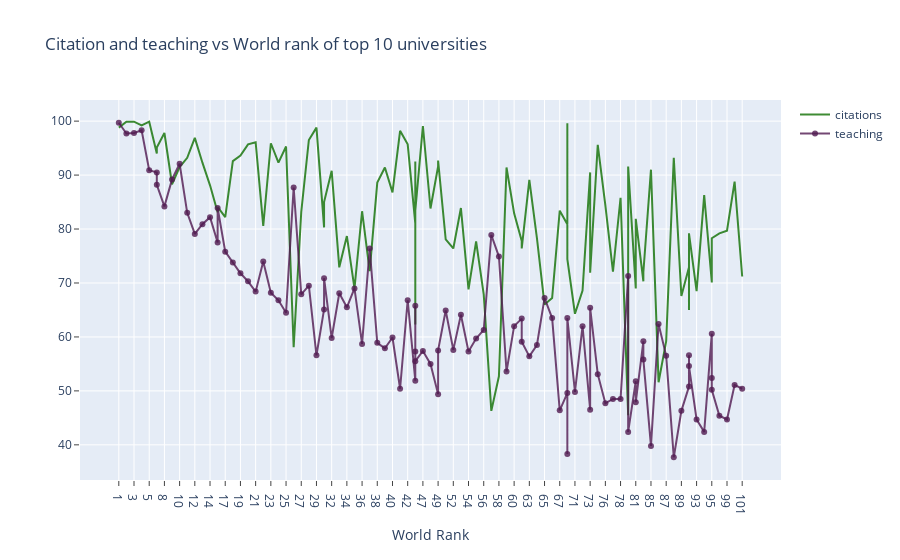

Here is the notebook cell this chart was saved with:
### Markdown cell above
## line chart
line chart example: citation and teaching vs world rank of top 100 universities
* import graph_objs as *go*
* creating traces
    * x = x axis
    * y = y axis
    * mode = type of plot like *marker, line or line + marker*
    * name = name of the plot
    * marker = marker is used with dictionaries
        * color = color of lines. it takes RGB and opacity
    * text = the hover text (hover is curser)
* data = is a list that we ad traces into it
* layout = {}
    * title = {}
    * x axis = {}
        * title = labels of x axis
        * ticklen = length of x axis ticks
        * zeroline = showing zero line or not
* fig = it includes data and fig
* iplot() = plots the figure(fig) that is created by data and layout

### Code cell
import plotly.graph_objs as go

df = times_data.loc[:100, :]

trace1 = go.Scatter(
    x=df.world_rank,
    y=df.citations,
    mode='lines',
    name='citations',
    marker=dict(color='rgba(16, 112, 2, 0.8)'),
    text=df.university_name
)
trace2 = go.Scatter(
    x=df.world_rank,
    y=df.teaching,
    mode='lines+markers',
    name='teaching',
    marker=dict(color='rgba(80, 26, 80, 0.8)'),
    text=df.university_name
  )
data = [trace1, trace2]
layout = dict(
    title='Citation and teaching vs World rank of top 10 universities',
    xaxis=dict(
        title='World Rank',
        ticks='outside',
        ticklen=5,
        zeroline=True, # not working
        zerolinewidth=12
    ),
    yaxis=dict(
        ticks='outside',
        ticklen=5,
        zeroline=True, # not working
        zerolinewidth=12
    )
)
fig = dict(
    data=data,
    layout=layout
)
# print(fig)

iplot(fig)

### Figure 1 — Plotly figure (JSON) as saved in the notebook; plotly's stock layout.template omitted (floating-point values rounded to 4 significant figures)
{"data": [{"marker": {"color": "rgba(16, 112, 2, 0.8)"}, "mode": "lines", "name": "citations", "text": ["Harvard University", "California Institute of Technology", "Massachusetts Institute of Technology", "Stanford University", "Princeton University", "University of Cambridge", "University of Oxford", "University of California, Berkeley", "Imperial College London", "Yale University", "University of California, Los Angeles", "University of Chicago", "Johns Hopkins University", "Cornell University", "ETH Zurich – Swiss Federal Institute of Technology Zurich", "University of Michigan", "University of Toronto", "Columbia University", "University of Pennsylvania", "Carnegie Mellon University", "University of Hong Kong", "University College London", "University of Washington", "Duke University", "Northwestern University", "University of Tokyo", "Georgia Institute of Technology", "Pohang University of Science and Technology", "University of California, Santa Barbara", "University of British Columbia", "University of North Carolina at Chapel Hill", "University of California, San Diego", "University of Illinois at Urbana-Champaign", "National University of Singapore", "McGill University", "University of Melbourne", "Peking University", "Washington University in St Louis", "École Polytechnique", "University of Edinburgh", "Hong Kong University of Science and Technology", "École Normale Supérieure", "Australian National University", "Karolinska Institute", "University of Göttingen", "University of Wisconsin", "Rice University", "École Polytechnique Fédérale de Lausanne", "University of California, Irvine", "University of Science and Technology of China", "Vanderbilt University", "University of Minnesota", "Tufts University", "University of California, Davis", "Brown University", "University of Massachusetts", "Kyoto University", "Tsinghua University", "Boston University", "New York University", "Emory University", "LMU Munich", "University of Notre Dame", "University of Pittsburgh", "Case Western Reserve University", "Ohio State University", "University of Colorado Boulder", "University of Bristol", "University of California, Santa Cruz", "Yeshiva University", "University of Sydney", "University of Virginia", "University of Adelaide", "University of Southern California", "William & Mary", "Trinity College Dublin", "King’s College London", "Stony Brook University", "Korea Advanced Institute of Science and Technology (KAIST)", "University of Sussex", "The University of Queensland", "University of York", "Heidelberg University", "University of Utah", "Durham University", "London School of Economics and Political Science", "University of Manchester", "Royal Holloway, University of London", "Lund University", "University of Southampton", "University of Zurich", "Wake Forest University", "McMaster University", "University College Dublin", "George Washington University", "University of Arizona", "University of Basel", "University of Maryland, College Park", "Dartmouth College", "École Normale Supérieure de Lyon", "Technical University of Munich"], "type": "scatter", "x": ["1", "2", "3", "4", "5", "6", "6", "8", "9", "10", "11", "12", "13", "14", "15", "15", "17", "18", "19", "20", "21", "22", "23", "24", "25", "26", "27", "28", "29", "30", "30", "32", "33", "34", "35", "36", "37", "38", "39", "40", "41", "42", "43", "43", "43", "43", "47", "48", "49", "49", "51", "52", "53", "54", "55", "56", "57", "58", "59", "60", "61", "61", "63", "64", "65", "66", "67", "68", "68", "68", "71", "72", "73", "73", "75", "76", "77", "78", "79", "79", "81", "81", "83", "83", "85", "86", "87", "88", "89", "90", "90", "90", "93", "94", "95", "95", "95", "98", "99", "100", "101"], "y": [98.8, 99.9, 99.9, 99.2, 99.9, 94, 95.1, 97.8, 88.3, 91.5, 93.2, 96.9, 92.3, 88.1, 83.1, 84.1, 82.2, 92.6, 93.6, 95.7, 96.1, 80.6, 95.9, 92.3, 95.3, 58.1, 83.2, 96.5, 98.8, 80.3, 85, 90.8, 72.9, 78.7, 69, 83.3, 72.2, 88.6, 91.4, 86.8, 98.2, 95.7, 81, 62.3, 92.5, 83.4, 99.1, 83.8, 91.6, 92.7, 78.1, 76.4, 83.9, 68.8, 77.7, 67.9, 46.3, 52.7, 91.4, 82.9, 77.8, 76.4, 89.1, 78.3, 66, 67.2, 83.4, 80.9, 99.6, 74.4, 64.3, 68.6, 90.5, 71.9, 95.6, 84.4, 72.1, 85.8, 45.5, 91.6, 69, 81.9, 70.3, 72, 91, 51.6, 59.2, 93.2, 67.6, 72.9, 65, 79.2, 68.5, 86.3, 70.2, 70.1, 78.3, 79.2, 79.7, 88.8, 71.2]}, {"marker": {"color": "rgba(80, 26, 80, 0.8)"}, "mode": "lines+markers", "name": "teaching", "text": ["Harvard University", "California Institute of Technology", "Massachusetts Institute of Technology", "Stanford University", "Princeton University", "University of Cambridge", "University of Oxford", "University of California, Berkeley", "Imperial College London", "Yale University", "University of California, Los Angeles", "University of Chicago", "Johns Hopkins University", "Cornell University", "ETH Zurich – Swiss Federal Institute of Technology Zurich", "University of Michigan", "University of Toronto", "Columbia University", "University of Pennsylvania", "Carnegie Mellon University", "University of Hong Kong", "University College London", "University of Washington", "Duke University", "Northwestern University", "University of Tokyo", "Georgia Institute of Technology", "Pohang University of Science and Technology", "University of California, Santa Barbara", "University of British Columbia", "University of North Carolina at Chapel Hill", "University of California, San Diego", "University of Illinois at Urbana-Champaign", "National University of Singapore", "McGill University", "University of Melbourne", "Peking University", "Washington University in St Louis", "École Polytechnique", "University of Edinburgh", "Hong Kong University of Science and Technology", "École Normale Supérieure", "Australian National University", "Karolinska Institute", "University of Göttingen", "University of Wisconsin", "Rice University", "École Polytechnique Fédérale de Lausanne", "University of California, Irvine", "University of Science and Technology of China", "Vanderbilt University", "University of Minnesota", "Tufts University", "University of California, Davis", "Brown University", "University of Massachusetts", "Kyoto University", "Tsinghua University", "Boston University", "New York University", "Emory University", "LMU Munich", "University of Notre Dame", "University of Pittsburgh", "Case Western Reserve University", "Ohio State University", "University of Colorado Boulder", "University of Bristol", "University of California, Santa Cruz", "Yeshiva University", "University of Sydney", "University of Virginia", "University of Adelaide", "University of Southern California", "William & Mary", "Trinity College Dublin", "King’s College London", "Stony Brook University", "Korea Advanced Institute of Science and Technology (KAIST)", "University of Sussex", "The University of Queensland", "University of York", "Heidelberg University", "University of Utah", "Durham University", "London School of Economics and Political Science", "University of Manchester", "Royal Holloway, University of London", "Lund University", "University of Southampton", "University of Zurich", "Wake Forest University", "McMaster University", "University College Dublin", "George Washington University", "University of Arizona", "University of Basel", "University of Maryland, College Park", "Dartmouth College", "École Normale Supérieure de Lyon", "Technical University of Munich"], "type": "scatter", "x": ["1", "2", "3", "4", "5", "6", "6", "8", "9", "10", "11", "12", "13", "14", "15", "15", "17", "18", "19", "20", "21", "22", "23", "24", "25", "26", "27", "28", "29", "30", "30", "32", "33", "34", "35", "36", "37", "38", "39", "40", "41", "42", "43", "43", "43", "43", "47", "48", "49", "49", "51", "52", "53", "54", "55", "56", "57", "58", "59", "60", "61", "61", "63", "64", "65", "66", "67", "68", "68", "68", "71", "72", "73", "73", "75", "76", "77", "78", "79", "79", "81", "81", "83", "83", "85", "86", "87", "88", "89", "90", "90", "90", "93", "94", "95", "95", "95", "98", "99", "100", "101"], "y": [99.7, 97.7, 97.8, 98.3, 90.9, 90.5, 88.2, 84.2, 89.2, 92.1, 83, 79.1, 80.9, 82.2, 77.5, 83.9, 75.8, 73.8, 71.8, 70.3, 68.4, 74, 68.2, 66.8, 64.5, 87.7, 67.9, 69.5, 56.6, 65.1, 70.9, 59.8, 68.1, 65.5, 69, 58.7, 76.4, 58.9, 57.9, 59.9, 50.4, 66.8, 51.9, 65.8, 57.3, 55.5, 57.4, 55, 49.4, 57.5, 64.9, 57.6, 64.1, 57.3, 59.7, 61.3, 78.9, 74.9, 53.6, 62, 63.4, 59.1, 56.4, 58.5, 67.2, 63.5, 46.4, 49.6, 38.3, 63.5, 49.8, 62, 46.5, 65.4, 53.1, 47.7, 48.5, 48.5, 71.3, 42.4, 51.8, 47.9, 59.2, 55.8, 39.8, 62.4, 56.5, 37.7, 46.3, 50.8, 56.6, 54.6, 44.7, 42.4, 60.6, 52.4, 50.2, 45.4, 44.7, 51.1, 50.4]}], "layout": {"title": {"text": "Citation and teaching vs World rank of top 10 universities"}, "xaxis": {"ticklen": 5, "ticks": "outside", "title": {"text": "World Rank"}, "zeroline": true, "zerolinewidth": 12}, "yaxis": {"ticklen": 5, "ticks": "outside", "zeroline": true, "zerolinewidth": 12}}}
